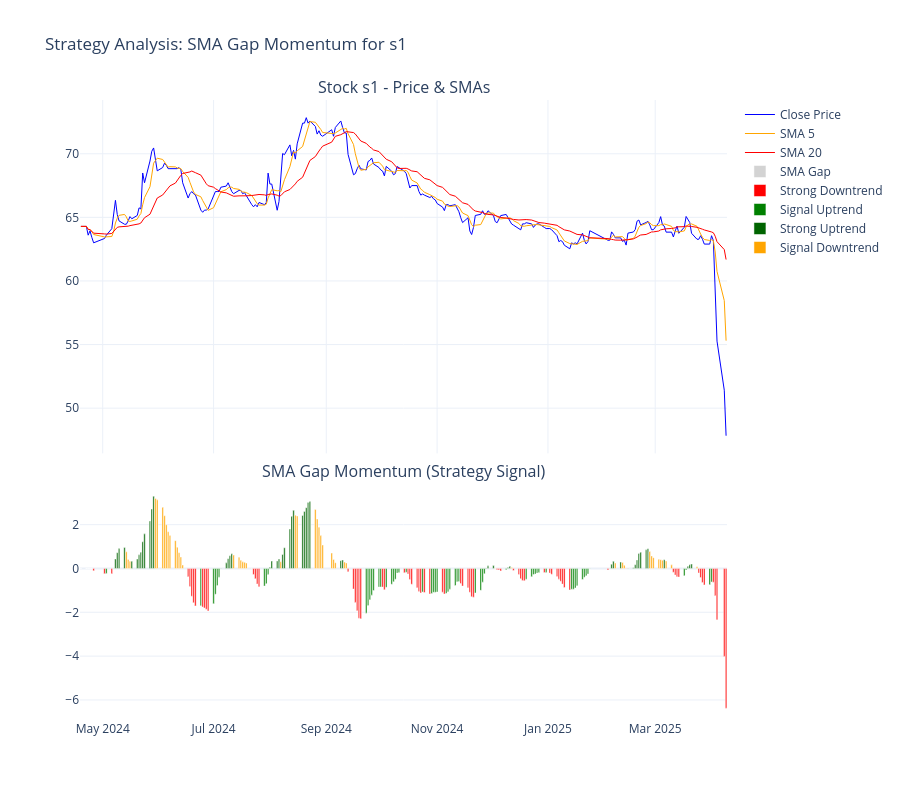

The notebook cell this image was saved under:
### Markdown cell above
## 6. Visualization: SMA Gap Momentum Signals

### Code cell
# Define signal colors
signal_colors = {
    'Strong Downtrend': 'red',
    'Signal Uptrend': 'green',
    'Strong Uptrend': 'darkgreen',
    'Signal Downtrend': 'orange',
    'Unknown': 'lightgray'
}

df['Signal_Color'] = df['Strategy_Signal'].map(signal_colors)

# Create plot
fig = make_subplots(
    rows=2, cols=1,
    shared_xaxes=True,
    vertical_spacing=0.05,
    subplot_titles=(f'Stock {STOCK_NAME} - Price & SMAs', 'SMA Gap Momentum (Strategy Signal)'),
    row_heights=[0.6, 0.4]
)

# Row 1: Price & SMAs
fig.add_trace(go.Scatter(x=df['date'], y=df['price'], line=dict(color='blue', width=1), name='Close Price'), row=1, col=1)
fig.add_trace(go.Scatter(x=df['date'], y=df['SMA5'], line=dict(color='orange', width=1), name='SMA 5'), row=1, col=1)
fig.add_trace(go.Scatter(x=df['date'], y=df['SMA20'], line=dict(color='red', width=1), name='SMA 20'), row=1, col=1)

# Row 2: Gap Bar Chart with color-coded signals
fig.add_trace(go.Bar(
    x=df['date'], y=df['SMA_Diff'],
    marker_color=df['Signal_Color'],
    name='SMA Gap'
), row=2, col=1)

# Add dummy traces for legend
for signal, color in signal_colors.items():
    if signal != 'Unknown':
        fig.add_trace(go.Bar(x=[None], y=[None], marker_color=color, name=signal), row=2, col=1)

fig.update_layout(
    title=f'Strategy Analysis: SMA Gap Momentum for {STOCK_NAME}',
    xaxis_rangeslider_visible=False,
    height=800,
    template='plotly_white',
    barmode='overlay'
)

fig.show()

### Figure 1 — Plotly figure (JSON) as saved in the notebook; plotly's stock layout.template omitted (floating-point values rounded to 4 significant figures; data arrays with more than 128 entries replaced by an {"elided": "..."} marker saying what was removed)
{"data": [{"line": {"color": "blue", "width": 1}, "name": "Close Price", "type": "scatter", "x": {"elided": "242 str values"}, "xaxis": "x", "y": {"elided": "242 float values"}, "yaxis": "y"}, {"line": {"color": "orange", "width": 1}, "name": "SMA 5", "type": "scatter", "x": {"elided": "242 str values"}, "xaxis": "x", "y": {"elided": "242 float values"}, "yaxis": "y"}, {"line": {"color": "red", "width": 1}, "name": "SMA 20", "type": "scatter", "x": {"elided": "242 str values"}, "xaxis": "x", "y": {"elided": "242 float values"}, "yaxis": "y"}, {"marker": {"color": {"elided": "242 str values"}}, "name": "SMA Gap", "type": "bar", "x": {"elided": "242 str values"}, "xaxis": "x2", "y": {"elided": "242 float values"}, "yaxis": "y2"}, {"marker": {"color": "red"}, "name": "Strong Downtrend", "type": "bar", "x": [null], "xaxis": "x2", "y": [null], "yaxis": "y2"}, {"marker": {"color": "green"}, "name": "Signal Uptrend", "type": "bar", "x": [null], "xaxis": "x2", "y": [null], "yaxis": "y2"}, {"marker": {"color": "darkgreen"}, "name": "Strong Uptrend", "type": "bar", "x": [null], "xaxis": "x2", "y": [null], "yaxis": "y2"}, {"marker": {"color": "orange"}, "name": "Signal Downtrend", "type": "bar", "x": [null], "xaxis": "x2", "y": [null], "yaxis": "y2"}], "layout": {"annotations": [{"font": {"size": 16}, "showarrow": false, "text": "Stock s1 - Price & SMAs", "x": 0.5, "xanchor": "center", "xref": "paper", "y": 1, "yanchor": "bottom", "yref": "paper"}, {"font": {"size": 16}, "showarrow": false, "text": "SMA Gap Momentum (Strategy Signal)", "x": 0.5, "xanchor": "center", "xref": "paper", "y": 0.38, "yanchor": "bottom", "yref": "paper"}], "barmode": "overlay", "height": 800, "title": {"text": "Strategy Analysis: SMA Gap Momentum for s1"}, "xaxis": {"anchor": "y", "domain": [0, 1], "matches": "x2", "rangeslider": {"visible": false}, "showticklabels": false}, "xaxis2": {"anchor": "y2", "domain": [0, 1]}, "yaxis": {"anchor": "x", "domain": [0.43, 1]}, "yaxis2": {"anchor": "x2", "domain": [0, 0.38]}}}
